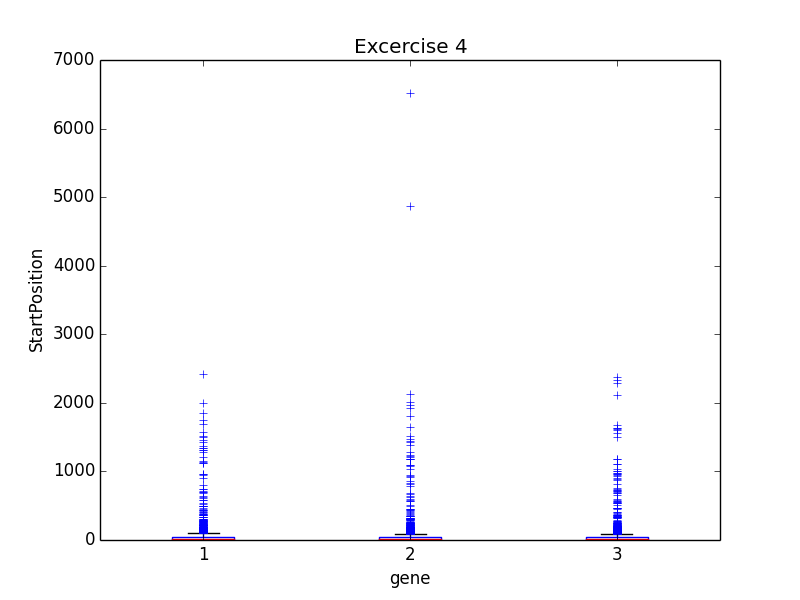

Write the Python code that produced this figure.
#!/usr/bin/env python

import pandas as pd
import matplotlib.pyplot as plt

plot = pd.read_table("/Users/cmdb/qbb2015/stringtie/SRR072893/t_data.ctab")
roi = plot['FPKM'] >0
#plot2=plot/sort("FPKM")

plot2=plot[roi]['FPKM'] 
#print plot2
#count = plot2.count()
#print count
#third = count/3
#print third
#firstthird = "0-3182"
#secondthird = "3182-6365"
#lastthird = "6365-9549"

top = plot2[0:3182]
middle = plot2[3182:6365]
bottom = plot2[6365:9549]




# = plot2[roi1]
#pplot2 = plot2[roi2]
#pplot3 = plot2[roi3]


plt.figure()
plt.title('Excercise 4')
plt.boxplot([top, middle, bottom])
plt.xlabel("gene")
plt.ylabel('StartPosition')
plt.savefig('day2homework4.png')

